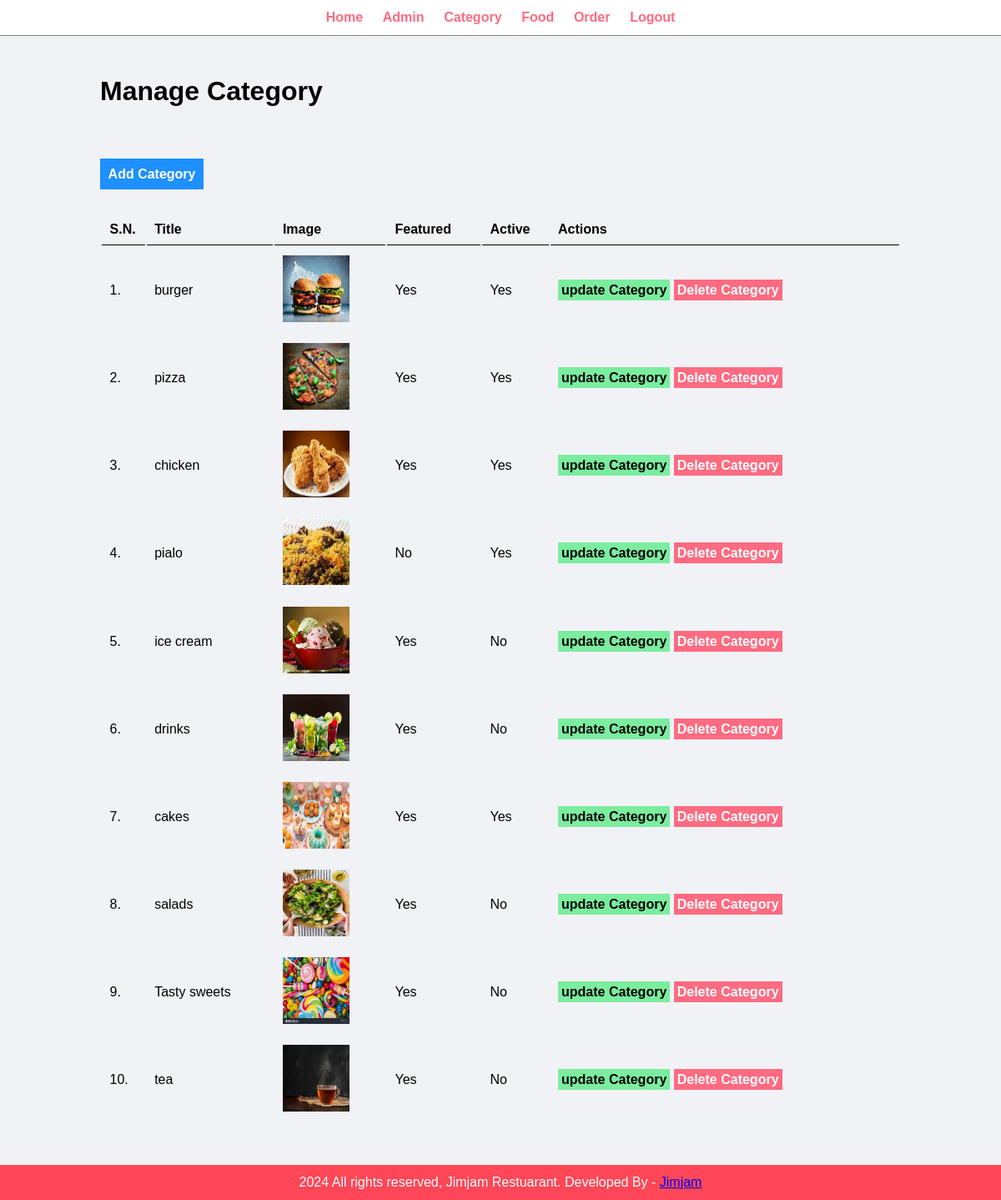
The app's page /admin/manage-category.php (signed in) with its own data.
### tables this page shows
CREATE TABLE `tbl_category` (
  `id` int(10) UNSIGNED NOT NULL,
  `title` varchar(100) NOT NULL,
  `image_name` varchar(255) NOT NULL,
  `featured` varchar(10) NOT NULL,
  `active` varchar(10) NOT NULL
);

### admin/manage-category.php (the view, shortened to what this page needs)
<?php include('partials/menu.php'); ?>
 <div class="main-content">
        <div class="wrapper">
            <h1>Manage Category</h1>
            <br /> <br />
            <br><br>
            <a href="<?php echo SITEURL; ?>admin/add-category.php" class="btn-primary">Add Category</a>
            <br /> <br /> <br />
            <table class="tbl-full">
                <tr>
                    <th>S.N.</th>
                    <th>Title</th>
                    <th>Image</th>
                    <th>Featured</th>
                    <th>Active</th>
                    <th>Actions</th>
                </tr>
                <?php
                $sql ="SELECT * FROM tbl_category";
                $res=mysqli_query($conn,$sql);
                $count =mysqli_num_rows($res);
                $sn = 1;
                if($count > 0)
                {
                    while($row=mysqli_fetch_assoc($res))
                    {
                        $id=$row['id'];
                        $title=$row['title'];
                        $image_name=$row['image_name'];
                        $featured=$row['featured'];
                        $active=$row['active'];
                        ?>
                        <tr>
                            <td><?php echo $sn++; ?>.</td>
                            <td><?php echo $title; ?></td>
                            <td>
                                <?php
                                    if($image_name!="")
                                    {
                                        ?>
                                        <img src="<?php echo SITEURL; ?>images/category/<?php echo $image_name; ?>" width="80px" height="80px">
                                        <?php
                                    }
                                    else
                                    {
                                        echo "<div class='error'>Image Not Added.</div>";
                                    }
                                ?>
                            </td>
                            <td><?php echo $featured; ?></td>
                            <td><?php echo $active; ?></td>
                            <td>
                                <a href="<?php echo SITEURL; ?>admin/update-category.php?id=<?php echo $id; ?>" class="btn-secondary">update Category</a>
                                <a href="<?php echo SITEURL; ?>admin/delete-category.php?id=<?php echo $id; ?>&image_name=<?php echo $image_name;  ?>" class="btn-danger">Delete Category</a>
                            </td>
                        </tr>
                        <?php
                    }
                }
                else
                {
                    ?>
                    <tr>
                        <td colspan="6"><div class="error">No Category Added.</div></td>
                    </tr>
                    <?php
                }
                ?>
            </table>
        </div>
     </div>
<?php include('partials/footer.php'); ?>

### admin/partials/menu.php (shortened to what this page needs)
<!DOCTYPE html>
<html lang="en">
<head>
    <link rel="stylesheet" href="../css/admin.css">
</head>
<body>
     <div class="menu text-center">
        <div class="wrapper">
            <ul>
                <li><a href="index.php">Home</a></li>
                <li><a href="manage-admin.php">Admin</a></li>
                <li><a href="manage-category.php">Category</a></li>
                <li><a href="manage-food.php">Food</a></li>
                <li><a href="manage-order.php">Order</a></li>
                <li><a href="logout.php">Logout</a></li>
            </ul>
        </div>
     </div>

### admin/partials/footer.php
<div class="footer">
        <div class="wrapper">
            <p class="text-center">2024 All rights reserved, Jimjam Restuarant. Developed By - <a href="#">Jimjam</a></p>
        </div>
     </div>
</body>
</html>

### css/admin.css (style rules this page uses)
* { margin: 0; padding: 0; font-family:Arial, Helvetica, sans-serif; }
.wrapper { padding: 1%; width: 80%; margin: 0 auto; }
.text-center { text-align: center; }
.tbl-full { width: 100%; }
table tr th { border-bottom: 1px solid black; padding: 1%; text-align: left; }
table tr td { padding: 1%; }
.btn-primary { background-color: #1e90ff; padding: 1%; color: white; text-decoration: none; font-weight: bold; }
.btn-secondary { background-color: #7bed9f; padding: 1%; color: black; text-decoration: none; font-weight: bold; }
.btn-danger { background-color: #ff6b81; padding: 1%; color: white; text-decoration: none; font-weight: bold; }
.menu { border-bottom: 1px solid grey; }
.menu ul { list-style: none; }
.menu ul li { display: inline; padding: 1%; }
.menu ul li a { text-decoration: none; font-weight: bold; color: #ff6b81; }
.main-content { background-color: #f1f2f6; padding: 3% 0; }
.footer { background-color: #ff4757; color: white; }

### records on screen
tbl_category: title "burger", image_name (picture), featured "Yes", active "Yes"
tbl_category: title "pizza", image_name (picture), featured "Yes", active "Yes"
tbl_category: title "chicken", image_name (picture), featured "Yes", active "Yes"
tbl_category: title "pialo", image_name (picture), featured "No", active "Yes"
tbl_category: title "ice cream", image_name (picture), featured "Yes", active "No"
tbl_category: title "drinks", image_name (picture), featured "Yes", active "No"
tbl_category: title "cakes", image_name (picture), featured "Yes", active "Yes"
tbl_category: title "salads", image_name (picture), featured "Yes", active "No"
tbl_category: title "Tasty sweets", image_name (picture), featured "Yes", active "No"
tbl_category: title "tea", image_name (picture), featured "Yes", active "No"
